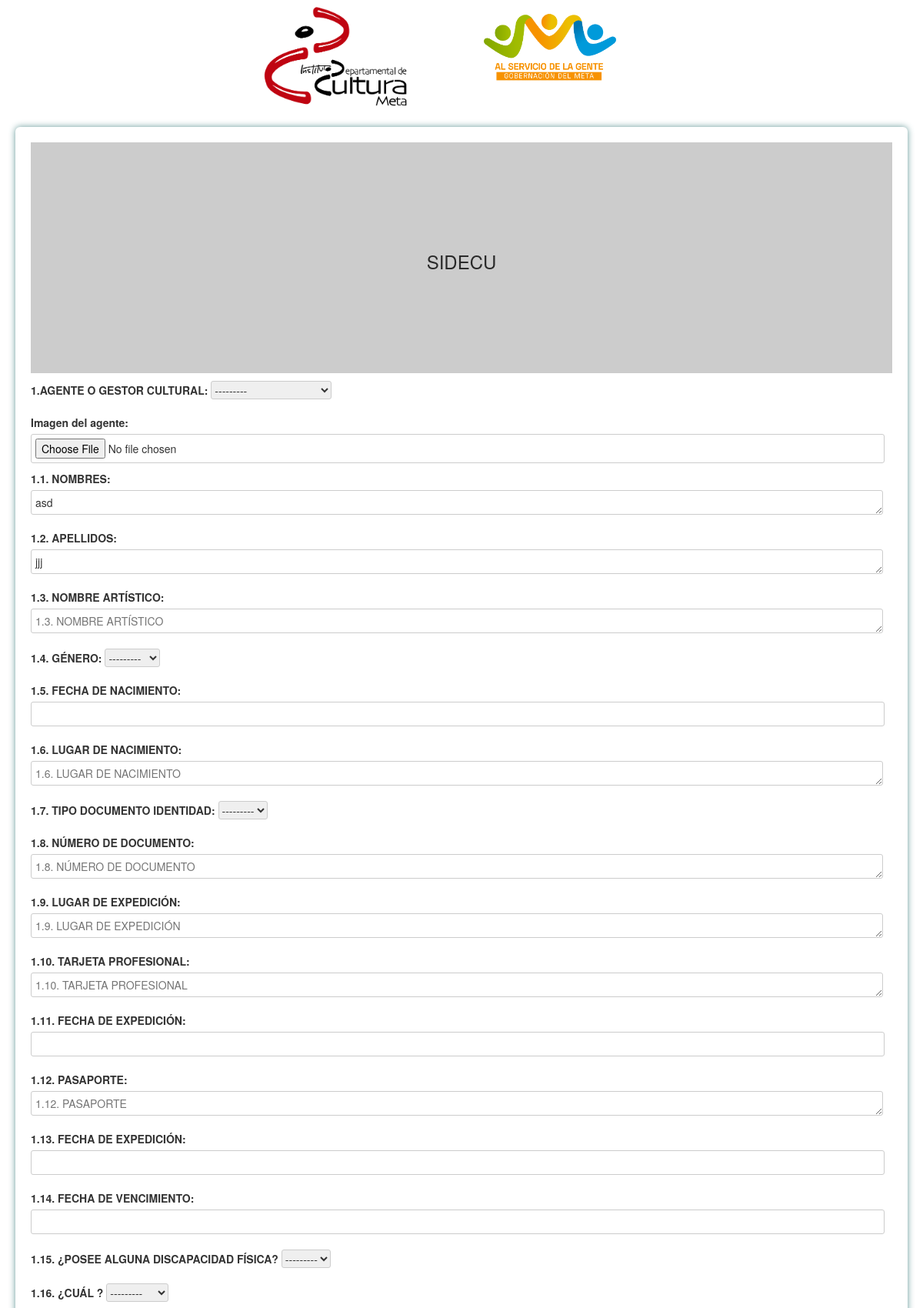
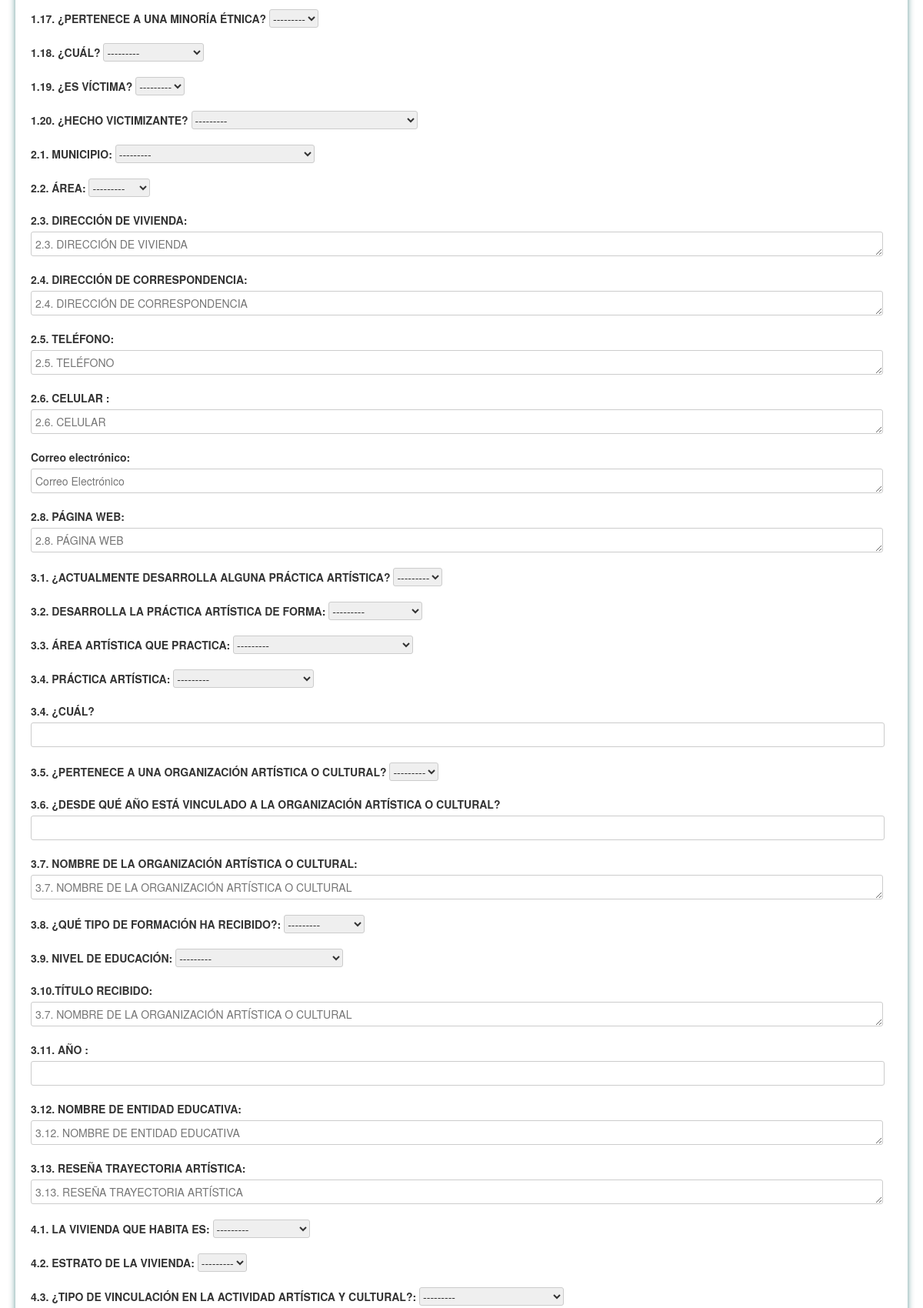
The page /users/agentcultural/1/edit (upper part) on the database its author committed (2 pictures, top to bottom).
### agentcultural/models.py (models this page shows, shortened)
class AgentCultural(models.Model):
    SECTOR_CHOICES = (
        ('Artes','Artes'),
        ('Bibliotecas', 'Bibliotecas'),
        ('Industrias Culturales','Industrias Culturales'),
        ('Museos', 'Museos'),
        ('Patrimonio cultural inmaterial', 'Patrimonio cultural inmaterial'),
        ('Patrimonio cultural inmueble', 'Patrimonio cultural inmueble'),
        ('Patrimonio cultural mueble', 'Patrimonio cultural mueble'),
    )
    user = models.OneToOneField(User, on_delete=models.PROTECT, blank=True, null=True)
    tipo = models.CharField(max_length=17, choices=AGENTE_CHOICES, verbose_name='1.AGENTE O GESTOR CULTURAL', null=True,
                            blank=True)
    image = models.ImageField(verbose_name='Imagen del agente', upload_to='agent/image',blank=True,null=True)
    name = models.CharField(max_length=50, blank=True, verbose_name='1.1. NOMBRES', null=True)
    last_name = models.CharField(max_length=50, blank=True, verbose_name='1.2. APELLIDOS', null=True)
    artistic_name = models.CharField(max_length=50, blank=True, verbose_name='1.3. NOMBRE ARTÍSTICO', null=True)
    gender = models.ForeignKey(Genero, verbose_name='1.4. GÉNERO', on_delete=models.PROTECT, blank=True, null=True)
    birthday = models.CharField(verbose_name='1.5. FECHA DE NACIMIENTO', max_length=50, blank=True,
                                null=True)
    lugar_nacimiento = models.CharField(max_length=30, blank=True, verbose_name='1.6. LUGAR DE NACIMIENTO', null=True)
    type_document = models.ForeignKey(TypeDocument, verbose_name='1.7. TIPO DOCUMENTO IDENTIDAD', on_delete=models.PROTECT,
                                      blank=True, null=True)
    identification = models.IntegerField(max_length=30, verbose_name='1.8. NÚMERO DE DOCUMENTO', blank=True, null=True)
    lugar_expedicion = models.CharField(max_length=30, blank=True, verbose_name='1.9. LUGAR DE EXPEDICIÓN', null=True)
    tarjeta_profesional = models.CharField(max_length=30, blank=True, verbose_name='1.10. TARJETA PROFESIONAL', null=True)
    expedicion_tarjeta = models.CharField(verbose_name='1.11. FECHA DE EXPEDICIÓN',max_length=50, blank=True,
                                null=True)
    passport = models.CharField(max_length=30, blank=True, verbose_name='1.12. PASAPORTE', null=True)
    expedicion_passport = models.CharField(verbose_name='1.13. FECHA DE EXPEDICIÓN', max_length=50, blank=True,
                                          null=True)
    vencimiento_passport = models.CharField(verbose_name='1.14. FECHA DE VENCIMIENTO',max_length=50, blank=True,
                                           null=True)
    posee_discapacidad = models.CharField(max_length=2, choices=BOOLEAN_CHOICES, verbose_name='1.15. ¿POSEE ALGUNA DISCAPACIDAD FÍSICA?', null=True, blank=True)
    disability = models.ForeignKey(Disability, verbose_name='1.16. ¿CUÁL ?', on_delete=models.PROTECT, blank=True,
                                   null=True)
    posee_etnico = models.CharField(max_length=2, choices=BOOLEAN_CHOICES,
                                          verbose_name='1.17. ¿PERTENECE A UNA MINORÍA ÉTNICA?', null=True,
                                          blank=True)
    etnico = models.ForeignKey(GroupEtnico, verbose_name='1.18. ¿CUÁL?', on_delete=models.PROTECT, blank=True,
                               null=True)
    esvictima = models.CharField(max_length=2, choices=BOOLEAN_CHOICES,
                                    verbose_name='1.19. ¿ES VÍCTIMA?', null=True,
                                    blank=True)
    victima = models.ForeignKey(Victima, verbose_name='1.20. ¿HECHO VICTIMIZANTE?', on_delete=models.PROTECT,
                               blank=True,
                               null=True)
    city = models.ForeignKey(City, verbose_name='2.1. MUNICIPIO', on_delete=models.PROTECT, blank=True, null=True)
    zona = models.CharField(max_length=10, choices=ZONA_CHOICES, verbose_name='2.2. ÁREA', null=True,
                            blank=True)
    adress = models.CharField(max_length=30, blank=True, verbose_name='2.3. DIRECCIÓN DE VIVIENDA',null=True)
    adress2 = models.CharField(max_length=30, blank=True, verbose_name='2.4. DIRECCIÓN DE CORRESPONDENCIA',null=True)
    phone = models.CharField(max_length=30, blank=True, verbose_name='2.5. TELÉFONO', null=True)
    phone_movil = models.CharField(max_length=30, blank=True, verbose_name='2.6. CELULAR ', null=True)
    email = models.EmailField(max_length=30, blank=True, verbose_name='2.7. E-MAIL', null=True)
    web = models.CharField(max_length=50, blank=True, verbose_name='2.8. PÁGINA WEB', null=True)
    desarrollo_practica= models.CharField(max_length=2, choices=BOOLEAN_CHOICES, verbose_name='3.1. ¿ACTUALMENTE DESARROLLA ALGUNA PRÁCTICA ARTÍSTICA?', null=True,
                            blank=True)
    forma_practica = models.CharField(max_length=50, choices=FORMAPRACTICA_CHOICES,
                                           verbose_name='3.2. DESARROLLA LA PRÁCTICA ARTÍSTICA DE FORMA', null=True,
                                           blank=True)
    area2 = MultiSelectField(verbose_name='3.3. ÁREA ARTÍSTICA QUE PRACTICA', choices=AGENTEAREA_CHOICES, blank=True, null=True)
    practica = MultiSelectField(verbose_name='3.4. PRÁCTICA ARTÍSTICA', choices=AGENTEPRACTICA_CHOICES, blank=True,
                             null=True)
    cual_practica = models.CharField(max_length=30, blank=True, verbose_name='3.4. ¿CUÁL?', null=True)
    pertenece_entidad = models.CharField(max_length=2, choices=BOOLEAN_CHOICES,
                                           verbose_name='3.5. ¿PERTENECE A UNA ORGANIZACIÓN ARTÍSTICA O CULTURAL?',
                                           null=True,
                                           blank=True)
    vinculacion_entidad = models.CharField(verbose_name='3.6. ¿DESDE QUÉ AÑO ESTÁ VINCULADO A LA ORGANIZACIÓN ARTÍSTICA O CULTURAL?',max_length=50,
                                          blank=True,
                                          null=True)
    name_entity = models.CharField(max_length=30, blank=True, verbose_name='3.7. NOMBRE DE LA ORGANIZACIÓN ARTÍSTICA O CULTURAL', null=True)
    tipo_formacion = models.CharField(max_length=40, choices=MODALIDAD_CHOICES,
                                 verbose_name='3.8. ¿QUÉ TIPO DE FORMACIÓN HA RECIBIDO?:', null=True,
                                 blank=True)
    nivel_educacion = MultiSelectField(verbose_name='3.9. NIVEL DE EDUCACIÓN', choices=NIVELEDUCACION_CHOICES, blank=True,
                                null=True)
    titulo = models.CharField(max_length=30, blank=True, verbose_name='3.10.TÍTULO RECIBIDO', null=True)
    ano_titulo = models.CharField(verbose_name='3.11. AÑO ', max_length=50,
                                           blank=True,
                                           null=True)
    entidad_educativa = models.CharField(max_length=60, blank=True, verbose_name='3.12. NOMBRE DE ENTIDAD EDUCATIVA', null=True)
    reseña_trayectoria = models.TextField(max_length=2000, blank=True,
                                     verbose_name='3.13. RESEÑA TRAYECTORIA ARTÍSTICA',null=True)
    tipo_vivienda = models.CharField(max_length=40, choices=ESPACIO_CHOICES,
                                      verbose_name='4.1. LA VIVIENDA QUE HABITA ES:', null=True,
                                      blank=True)
    housing_stratum = models.ForeignKey(HousingStratum, verbose_name='4.2. ESTRATO DE LA VIVIENDA', on_delete=models.PROTECT,
                                        blank=True, null=True)
    tipo_vinculacion = models.CharField(max_length=40, choices=TIPOVINCULACION_CHOICES,
                                     verbose_name='4.3. ¿TIPO DE VINCULACIÓN EN LA ACTIVIDAD ARTÍSTICA Y CULTURAL?:', null=True,
                                     blank=True)
    cual_vinculacion = models.CharField(max_length=40,
                                      verbose_name='4.3.1. ¿CUÁL TIPO DE VINCULACIÓN?:', null=True,
                                      blank=True)
    otra_actividad = models.CharField(max_length=2, choices=BOOLEAN_CHOICES, verbose_name='4.4. ¿DESARROLLA OTRA ACTIVIDAD PRODUCTIVA DIFERENTE A LA ARTÍSTICA Y CULTURAL?', null=True,
                            blank=True)
    fuente_ingreso = MultiSelectField(verbose_name='4.5. FUENTES DE INGRESO', choices=FUENTEINGRESO_CHOICES,
                                       blank=True,
                                       null=True)
    porcentaje = models.CharField(max_length=30, verbose_name='4.6. ¿QUÉ PORCENTAJE DE SUS INGREOS PROVIENEN DE LA ACTIVIDAD ARTÍSTICA Y CULTURAL?', blank=True, null=True)
    regimen_salud = models.CharField(max_length=2, choices=BOOLEAN_CHOICES,
                                         verbose_name='4.7. SE ENCUENTRA ACTUALMENTE AFILIADO AL RÉGIMEN DE SEGURIDAD SOCIAL EN SALUD?',
                                         null=True,
                                         blank=True)
    health_regimen = models.ForeignKey(HealthRegimen, verbose_name='4.8.  A QUE RÉGMIEN DE SALUD', on_delete=models.PROTECT,
                                       blank=True, null=True)
    regimen_pension = models.CharField(max_length=2, choices=BOOLEAN_CHOICES,
                                     verbose_name='4.9. ¿SE ENCUENTRA ACTUALMENTE AFILIADO AL RÉGIMEN DE SEGURIDAD SOCIAL EN PENSIONES?',
                                     null=True,
                                     blank=True)
    pension_regimen = models.ForeignKey(PensionRegimen, verbose_name='4.10. A QUE RÉGIMEN DE PENSIÓN', on_delete=models.PROTECT,
                                        blank=True, null=True)
    regimen_arl = models.CharField(max_length=2, choices=BOOLEAN_CHOICES,
                                       verbose_name='4.11. ¿SE ENCUENTRA ACTUALMENTE AFILIADO AL RÉGIMEN DE RIESGOS PROFESIONALES?:',
                                       null=True,
                                       blank=True)
    vigia_patrimonio = models.CharField(max_length=2, choices=BOOLEAN_CHOICES, verbose_name='VIGIA PATRIMONIO',
                                        null=True, blank=True)
    portador_manifestacion = models.CharField(max_length=2, choices=BOOLEAN_CHOICES,
                                              verbose_name='PORTADOR DE MANIFESTACIÓN PATRIMONIO', null=True,
                                              blank=True)
    manifestation = models.ForeignKey(Manifestation, verbose_name='MANIFESTACIÓN', on_delete=models.PROTECT, blank=True,
                                      null=True)
    servicios=models.TextField(max_length=2000,
                                              verbose_name='Servicios que ofreces', null=True,
                                              blank=True)
    facebook=models.CharField(max_length=200,verbose_name='Facebook', null=True,
                                              blank=True)
    instagram = models.CharField(max_length=200, verbose_name='Instagram', null=True,
                                blank=True)
    sisben = models.FileField(verbose_name='Sisben', upload_to='agent/file', blank=True, null=True)
    beps = models.CharField(max_length=2, choices=BOOLEAN_CHOICES, verbose_name='Tiene BEPS?', null=True,
                            blank=True)
    terminosycondiciones = models.CharField(max_length=2, choices=BOOLEAN_CHOICES,
                                            verbose_name='Acepta terminos y condiciones', null=True,
                                            blank=True)
    created = models.DateTimeField(auto_now_add=True, null=True, blank=True)
    class Meta:
        verbose_name = 'Agente cultural'
        verbose_name_plural = 'Agente Cultural'

class Genero(models.Model):
    name = models.CharField(max_length=30, blank= True,verbose_name='TIpo de Identidad de Genero')
    def __str__(self):
        return self.name
    class Meta:
        verbose_name = 'Tipo de Identidad de  Genero'
        verbose_name_plural = 'TIpo de Identidad de Generos'

class TypeDocument(models.Model):
    name = models.CharField(max_length=30, blank=True, verbose_name='Tipo de documento')
    def __str__(self):
        return self.name
    class Meta:
        verbose_name = 'Tipo de documento'
        verbose_name_plural = 'TIpo de documentos'

class Disability(models.Model):
    name = models.CharField(max_length=200, blank=True, verbose_name='TIpo de Discapacidad')
    def __str__(self):
        return self.name
    class Meta:
        verbose_name = 'TIpo de Discapacidad'
        verbose_name_plural = 'TIpo de Discapacidad'

### agentcultural/views.py (the view)
# urls.py: path('users/agentcultural/<int:id>/edit', agentcultural_views.edit_agentcultural, name='edit_agentcultural'),
def edit_agentcultural(request, id):
    post = get_object_or_404(AgentCultural, id=id)
    if request.method == "POST":
        form = AgentCulturalForm(request.POST, request.FILES,  instance=post)
        if form.is_valid():
            post = form.save(commit=False)
            post.save()
            return redirect('datos')
    else:
        form = AgentCulturalForm(instance=post)
    context = {'form': form}
    return render(request, 'users/edit_agentcultural.html', context)

### agentcultural/models.py (called while the page is built)
    def __str__(self):
        return '{} | {} | {}'.format(self.state.country.name, self.state.name, self.name)

    def __str__(self):
        return self.name

    def __str__(self):
        return self.name

    def __str__(self):
        return self.name

    def __str__(self):
        return self.name

    def __str__(self):
        return self.name

### templates/users/edit_agentcultural.html (shortened to what this page needs)
<link href="//maxcdn.bootstrapcdn.com/bootstrap/4.0.0/css/bootstrap.min.css" rel="stylesheet" id="bootstrap-css">
{% load static %}
<link href="//netdna.bootstrapcdn.com/bootstrap/3.2.0/css/bootstrap.min.css" rel="stylesheet" id="bootstrap-css">
<!DOCTYPE html>
<html>
  <head>
    <link rel="stylesheet" href="https://use.fontawesome.com/releases/v5.5.0/css/all.css">
  </head>
  <body>
  {% block container %}
<div class="container">
        <div class="col-lg-2 mx-auto">
                <img src="{% static 'img/logo.png' %}" width="200px"/>
            </div>
    <div class="col-lg-2 mx-auto">
                <img src="{% static 'img/gober.png' %}" width="200px"/>
            </div>
    </div>
    <div class="testbox">
      <form action="" method="POST" enctype="multipart/form-data">
          <div class="banner">
          <h3>SIDECU</h3>
        </div>
        <div class="item">
          {{ form.as_p}}
        </div>
      </form>
    </div>
  </body>
 {% endblock %}
</html>

### rows shown on the page
AgentCultural: tipo "---------", name "asd", last_name "jjj", gender "---------", type_document "---------", posee_discapacidad "---------", disability "---------", posee_etnico "---------", etnico "---------", esvictima "---------", victima "---------", city "---------", zona "---------", desarrollo_practica "---------", forma_practica "---------", area2 "---------", practica "---------", pertenece_entidad "---------", tipo_formacion "---------", nivel_educacion "---------", tipo_vivienda "---------", housing_stratum "---------", tipo_vinculacion "---------"
